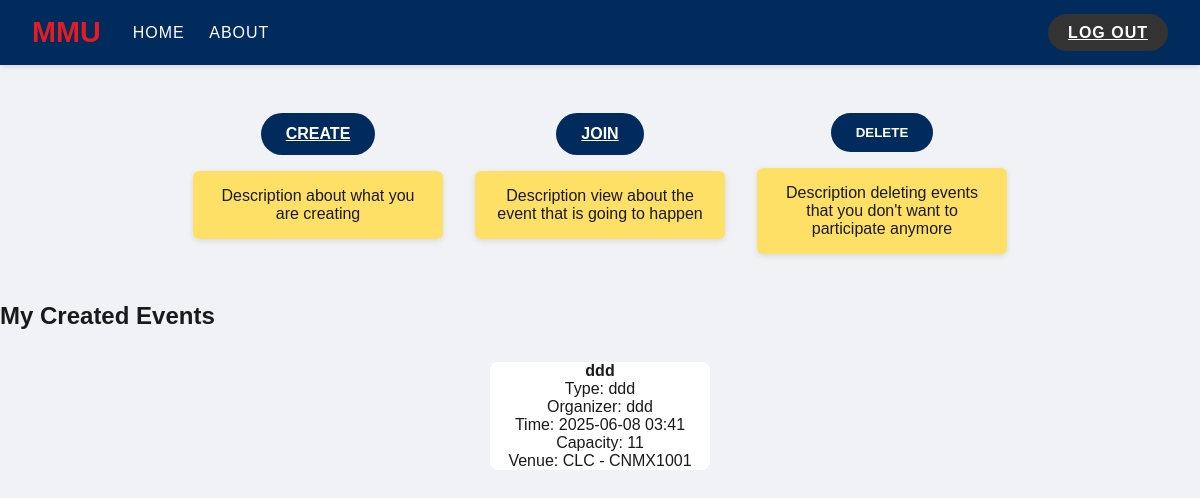
/userpage (signed in), run on the app's committed database.
### model.py (models this page shows)
class Event(db.Model):
    __tablename__ = 'events'
    id = db.Column(db.Integer, primary_key=True)
    name = db.Column(db.String(200), nullable=False)
    event_type = db.Column(db.String(100), nullable=False)
    organizer = db.Column(db.String(100), nullable=False)
    event_time = db.Column(db.DateTime, nullable=False)
    maximum_capacity = db.Column(db.Integer, nullable=False)
    venue_code = db.Column(db.Integer, nullable=True)
    cancelled = db.Column(db.Boolean, default=False)
    created_at = db.Column(db.DateTime, default=datetime.utcnow)
    bg_gradient = db.Column(db.String(200))
    created_by = db.Column(db.Integer, db.ForeignKey('users.id', ondelete='CASCADE'), nullable=False)
    building_id = db.Column(db.Integer, db.ForeignKey('mmu_buildings.id', ondelete='SET NULL'), nullable=True)
    room_id = db.Column(db.Integer, db.ForeignKey('rooms.room_id', ondelete='SET NULL'), nullable=True)
    creator = db.relationship('User', back_populates='created_events')
    building_info = db.relationship('MMUBuilding', back_populates='events')
    room_info = db.relationship('Room', back_populates='events')
    participants = db.relationship('User', secondary=event_participants, back_populates='joined_events')
    notifications = db.relationship('Notification', back_populates='event', cascade='all, delete-orphan', passive_deletes=True)
    comments = db.relationship('Comment', back_populates='event', cascade='all, delete-orphan', passive_deletes=True)

class MMUBuilding(db.Model):
    __tablename__ = 'mmu_buildings'
    id = db.Column(db.Integer, primary_key=True)
    building_name = db.Column(db.String(100), nullable=False)
    rooms = db.relationship('Room', back_populates='building', cascade='all, delete-orphan', passive_deletes=True)
    events = db.relationship('Event', back_populates='building_info', cascade='all, delete-orphan', passive_deletes=True)

class Room(db.Model):
    __tablename__ = 'rooms'
    room_id = db.Column(db.Integer, primary_key=True)
    room_name = db.Column(db.String(100), nullable=False)
    building_id = db.Column(db.Integer, db.ForeignKey('mmu_buildings.id', ondelete='CASCADE'), nullable=False)
    building = db.relationship('MMUBuilding', back_populates='rooms')
    events = db.relationship('Event', back_populates='room_info', cascade='all, delete-orphan', passive_deletes=True)

### app.py (the view)
@app.route('/userpage')
@login_required
def userpage():
    send_upcoming_event_notifications(current_user)
    my_events = Event.query.filter_by(created_by=current_user.id).all()
    joined_events = Event.query.join(event_participants).filter(
        event_participants.c.user_id == current_user.id
    ).all()
    notifications = Notification.query.filter_by(user_id=current_user.id).order_by(
        Notification.notify_at.desc()
    ).all()
    unread_notifications_count = len(notifications)
    for notification in notifications:
        notification.local_notify_at = to_malaysia_time(notification.notify_at)
        notification.read = True
    db.session.commit()
    return render_template(
        'userpage.html',
        my_events=my_events,
        joined_events=joined_events,
        notifications=notifications, unread_notifications_count=unread_notifications_count
    )

### app.py (called while the page is built, shortened)
@login_manager.user_loader
def load_user(user_id):
    return User.query.get(int(user_id))

def to_malaysia_time(dt_utc):
    if dt_utc is None:
        return None
    utc = pytz.utc
    malaysia_tz = pytz.timezone('Asia/Kuala_Lumpur')
    if dt_utc.tzinfo is None:
        dt_utc = utc.localize(dt_utc)
    else:
        dt_utc = dt_utc.astimezone(utc)
    return dt_utc.astimezone(malaysia_tz)

def send_upcoming_event_notifications(user):
    now_utc = datetime.utcnow()
    now = to_malaysia_time(now_utc)
    joined_events = Event.query.join(event_participants).filter(
        event_participants.c.user_id == user.id
    ).all()
    db.session.commit()

### templates/userpage.html (shortened to what this page needs)
<!DOCTYPE html>
<html lang="en">
<head>
  <link rel="stylesheet" href="{{ url_for('static', filename='style.css') }}">
</head>
<body>
    <div class="navbar">
        <div class="navbar-left">
          <div class="navbar-logo">MMU</div>
          <div class="navbar-links">
            <a href="{{ url_for('home') }}">Home</a>
            <a href="{{ url_for('about') }}">About</a>
          </div>
        </div>
        <div class="navbar-right">
          <a href="{{ url_for('home') }}" class="logout-btn">LOG OUT</a>
        </div>
      </div>
      <section class="actions-section">
        <div class="action-card">
          <a href="{{ url_for('create_event') }}" class="action-btn">Create</a>
          <div class="action-desc">Description about what you are creating</div>
        </div>
        <div class="action-card">
          <a href="{{ url_for('join') }}" class="action-btn">Join</a>
          <div class="action-desc">Description view about the event that is going to happen</div>
        </div>
        <div class="action-card">
          <button class="action-btn">Delete</button>
          <div class="action-desc">Description deleting events that you don't want to participate anymore</div>
        </div>
      </section>
      <h2>My Created Events</h2>
      <section class="event-section">
        {% for event in my_events %}
          <div class="event-card">
            <div><strong>{{ event.name }}</strong></div>
            <div>Type: {{ event.event_type }}</div>
            <div>Organizer: {{ event.organizer }}</div>
            <div>Time: {{ event.event_time.strftime('%Y-%m-%d %H:%M') }}</div>
            <div>Capacity: {{ event.maximum_capacity }}</div>
            <div>
              Venue:
              {% if event.building_info %}
                {{ event.building_info.building_name }}
                {% if event.room_info %}
                  - {{ event.room_info.room_name }}
                {% endif %}
              {% else %}
                Location not set
              {% endif %}
            </div>
          </div>
        {% else %}
          <p>No events created yet.</p>
        {% endfor %}
      </section>
</body>
</html>

### static/style.css (style rules this page uses)
* { margin: 0; padding: 0; box-sizing: border-box; font-family: 'Arial', sans-serif; }
body { background-color: #f0f2f5; color: #1a1a1a; min-height: 100vh; overflow-x: hidden; scroll-behavior: smooth; }
.navbar { display: flex; justify-content: space-between; align-items: center; background-color: #002b5c; color: white; padding: 1rem 2rem; box-shadow: 0 2px 5px rgba(0, 0, 0, 0.1); }
.navbar-left { display: flex; align-items: center; }
.navbar-logo { font-size: 1.8rem; font-weight: bold; margin-right: 2rem; color: #e31b23; }
.navbar-links a { color: white; text-decoration: none; margin-right: 20px; font-weight: 500; text-transform: uppercase; letter-spacing: 1px; transition: color 0.3s ease; }
.actions-section { display: flex; justify-content: center; gap: 2rem; padding: 3rem 1rem; flex-wrap: wrap; }
.action-card { display: flex; flex-direction: column; align-items: center; width: 250px; }
.action-btn { background-color: #002b5c; color: white; padding: 12px 25px; border: none; border-radius: 30px; font-weight: bold; text-transform: uppercase; margin-bottom: 1rem; cursor: pointer; transition: background-color 0.3s ease, transform 0.3s ease; }
.action-desc { background-color: #ffe066; padding: 1rem; border-radius: 6px; text-align: center; font-weight: 500; box-shadow: 0 2px 6px rgba(0, 0, 0, 0.1); }
.logout-btn { background-color: #333; color: white; padding: 10px 20px; border: none; border-radius: 25px; font-weight: bold; text-transform: uppercase; letter-spacing: 1px; cursor: pointer; transition: background-color 0.3s ease, transform 0.3s ease; }
.event-section { display: flex; justify-content: center; gap: 2rem; flex-wrap: wrap; padding: 2rem; }
.event-card { background: #fff; border-radius: 8px; width: 220px; text-align: center; }

### data on the page
Event: name "ddd", event_type "ddd", organizer "ddd", event_time "2025-06-08 03:41", maximum_capacity "11", building_info.building_name "CLC", room_info.room_name "CNMX1001"
